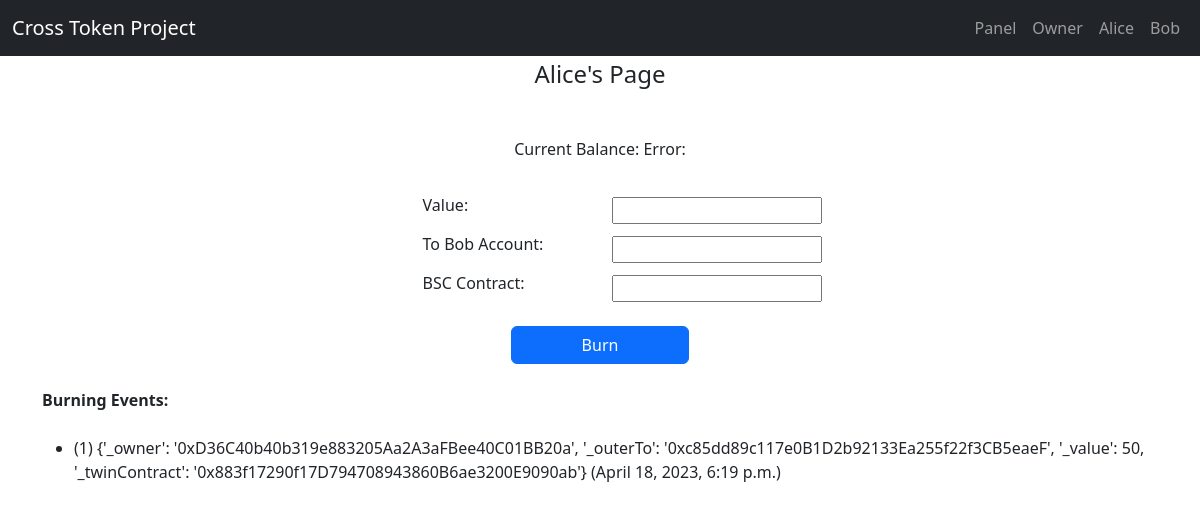
Page /alice/ on the committed database.
### core/models.py (models this page shows)
class Event(models.Model):
    class EventType(models.TextChoices):
        TRANSFER = 'T', 'Transfer'
        APPROVAL = 'A', 'Approval'
        BURNING = 'B', 'Burning'
        MINTING = 'M', 'Minting'
    created_at = models.DateTimeField()
    event_type = models.CharField(choices=EventType.choices, max_length=1)
    payload = models.TextField()

### core/views.py (the view)
# urls.py: path('alice/', views.alice, name='alice'),
def alice(request):
    alice_address = Config.objects.get().alice_eth_address
    if not alice_address:
        return JsonResponse({'error': 'Alice\'s ETH address is not specified in admin/'})
    try:
        cf = ContractFunctions(is_bsc=False)
        alice_balance = cf.balance_of(alice_address)
    except Exception as err:
        alice_balance = f'Error: {str(err)}'
    burn_events = Event.objects.filter(event_type=Event.EventType.BURNING).order_by('-created_at')
    template = loader.get_template('alice.html')
    context = {'alice_balance': alice_balance, 'burn_events': burn_events}
    return HttpResponse(template.render(context, request))

### blockchain/utils/get_w3.py (called while the page is built)
def get_w3_eth():
    eth_url = Config.objects.get().eth_url
    instance = Web3(Web3.HTTPProvider(eth_url))
    assert instance.is_connected()
    return instance

### templates/alice.html (shortened to what this page needs)
{% extends 'base.html' %}
{% block body %}
    <h4 class="text-center">Alice's Page</h4>
    <div class="text-center mt-5 mb-3">
        Current Balance: {{ alice_balance }}
    </div>
    <div>
        <div class="d-flex justify-content-center">
            <form class="form mt-2" method="POST" action="{% url 'alice_burn' %}">
                <div class="row mt-2">
                    <div class="col-md-6">
                        <label class="ml-0" for="burn_value">Value:</label>
                    </div>
                    <div class="col-md-6">
                        <input class="form-text" type="number" step="0.01" id="burn_value" name="burn_value">
                    </div>
                </div>
                <div class="row mt-2">
                    <div class="col-md-6">
                        <label for="burn_bob_bsc_account">To Bob Account:</label>
                    </div>
                    <div class="col-md-6">
                        <input class="form-text" type="text" id="burn_bob_bsc_account" name="burn_bob_bsc_account">
                    </div>
                </div>
                <div class="row mt-2">
                    <div class="col-md-6">
                        <label for="burn_bsc_contract">BSC Contract:</label>
                    </div>
                    <div class="col-md-6">
                        <input class="form-text" type="text" id="burn_bsc_contract" name="burn_bsc_contract">
                    </div>
                </div>
                <div class="row mt-4">
                    <div class="col-md text-center">
                        <button type="submit" class="btn btn-primary w-50">Burn</button>
                    </div>
                </div>
            </form>
        </div>
        <div class="container">
            <div class="d-flex  mt-4"><b>Burning Events:</b></div>
            <div class="d-flex justify-content-center mt-4">
                <ul class="w-100">
                    {% for event in burn_events %}
                        <li>({{ event.id }}) {{ event.payload }} ({{ event.created_at }})</li>
                    {% endfor %}
                </ul>
            </div>
        </div>
    </div>
{% endblock %}

### rows in the picture
Event: id "1", payload "{'_owner': '0xD36C40b40b319e883205Aa2A3aFBee40C01BB20a', '_outerTo': '0xc85dd89c117e0B1D2b92133Ea255f22f3CB5eaeF', '_value': 50, '_twinContract': '0x883f17290f17D794708943860B6ae3200E9090ab'}", created_at "April 18, 2023, 6:19 p.m."

### other values in the picture
{{ alice_balance }} "Error:"
